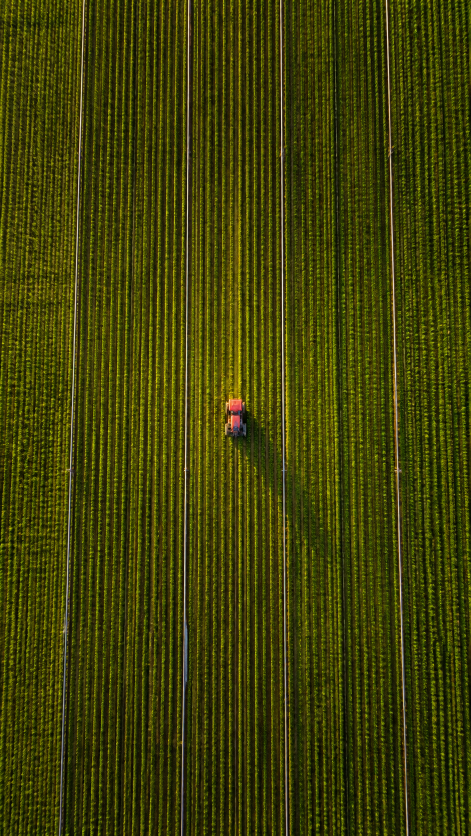
#> input picture projects/videos/cosmic-zoom/src/assets/cosmic_zoom/01_farmland.png, 941 x 1672 px (shown at 1/2 size)
$ python -i create_lantern_animation.py   (imports and definitions only)
#> lines starting #> are read from the running program, lines starting #| are printed output that depends on the picture
"""Create an original vertical wireframe-lantern animation."""

from math import cos, pi, sin
from pathlib import Path
from PIL import Image, ImageDraw, ImageFilter
import subprocess

W, H, FPS, FRAMES = 576, 1024, 24, 240
ROOT = Path(__file__).parent
FRAMES_DIR = Path("/private/tmp/lantern_animation_frames")
OUT = ROOT / "renders" / "lantern_vs_darkness.mp4"


def mix(a, b, t):
    return a + (b - a) * max(0, min(1, t))


def line(draw, points, fill, width=2):
    draw.line([(int(x), int(y)) for x, y in points], fill=fill, width=width, joint="curve")


# [44 lines left out: functions stick_figure, lamp_nodes, lantern_outline, not called in this run]


def render(frame):
    t = frame / (FRAMES - 1)
    image = Image.new("RGBA", (W, H), (1, 2, 5, 255))
    drawing = ImageDraw.Draw(image, "RGBA")
    ground = 720
    line(drawing, [(0, ground), (W, ground)], (180, 195, 220, 190), 2)
    # The figure enters, pauses, then powers the lantern outline into existence.
    figure_x = mix(55, 190, min(t / .35, 1))
    if t < .67:
        stick_figure(drawing, figure_x, ground, t * 5)
    cx, cy = 367, 608
    build = max(0, min(1, (t - .23) / .42))
    nodes = lamp_nodes(cx, cy, 1.0)
    edges = []
    for i in range(0, 64, 8):
        for j in range(8):
            edges.append((i+j, i+(j+1) % 8))
            if i < 56: edges.append((i+j, i+8+j))
            if j % 2 == 0 and i < 48: edges.append((i+j, i+16+(j+3) % 8))
    for n, (a, b) in enumerate(edges):
        if n / len(edges) < build:
            line(drawing, [nodes[a], nodes[b]], (225, 235, 255, 185), 1)
    for n, point in enumerate(nodes):
        if n / len(nodes) < build:
            x, y = point
            drawing.ellipse((x-2, y-2, x+2, y+2), fill=(255, 255, 255, 230))
    finished = max(0, min(1, (t - .60) / .22))
    if finished:
        lantern_outline(drawing, cx, cy, 1, finished, True)
        # Soft orange illumination on the ground.
        drawing.ellipse((cx-120, ground-12, cx+120, ground+13), fill=(255, 112, 18, int(90*finished)))
    # bloom overlay for the active construction and flame.
    bloom = image.filter(ImageFilter.GaussianBlur(8))
    return Image.alpha_composite(bloom, image).convert("RGB")


# [9 lines not run here, left out]

>>> import cv2
>>> picture = cv2.imread('../../cosmic-zoom/src/assets/cosmic_zoom/01_farmland.png', cv2.IMREAD_GRAYSCALE)
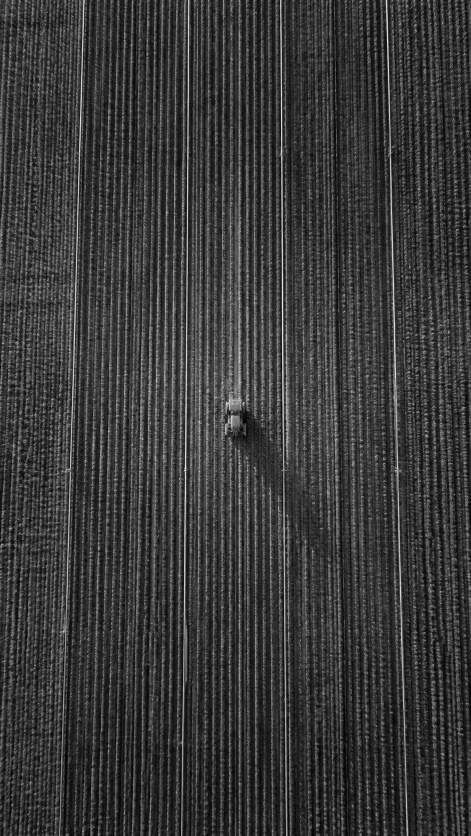
#> picture: shape (1672, 941) (shown at 1/2 size); min 0, max 254, mean 57.2
>>> result = render(picture)
#> (the run stopped early here; a loop or call above may not have finished)
